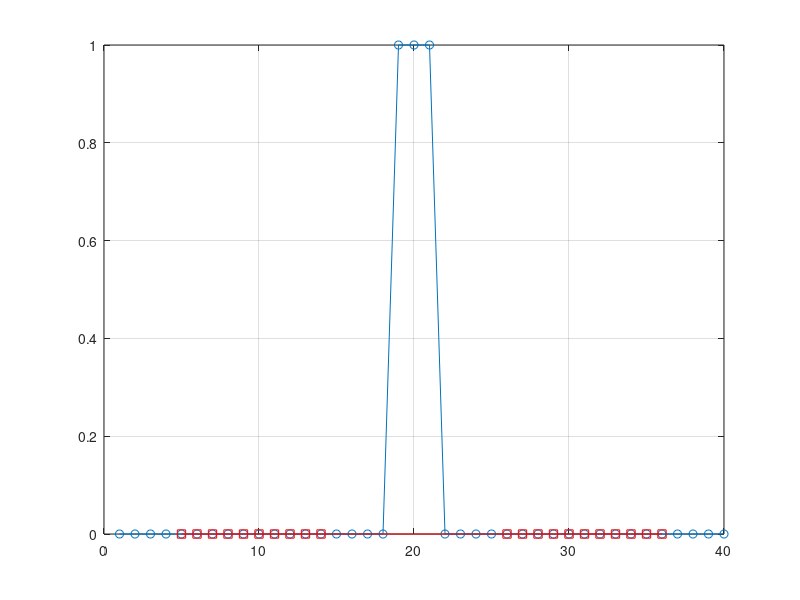
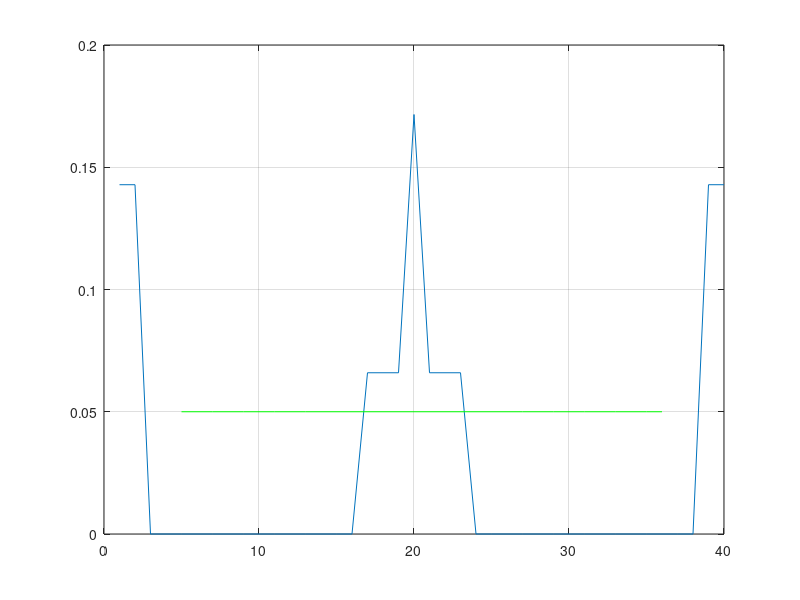

Reproduce these figures in MATLAB, in order.
%% hatfilter test generator
in = [1:40; zeros(1,40)];
in(:,19:21) = [19:21;1 1 1];
in = in';
plot(in(:,1),in(:,2),'-o'); grid on

% based on hatsmooth
crown = 5;
brim = 3;
sig = 0.05;

coord = in;
clear ratio
dp = floor(crown/2);
coordp = padarray(coord,dp,'circular');
start = dp+1;
indtoremove = cell(1,length(start:length(coord)+start-1));
for i=start:length(coord)+start-1
    allpoints = coordp(i-dp:i+dp,:);
    allvectors = diff(allpoints);
    lenallvectors = sum(sqrt(sum(allvectors.^2,2)))';
    nocrownpoints = allpoints;
    nocrownpoints(dp+1-floor(brim/2):dp+1+floor(brim/2),:) = [];
    nocrownvectors = diff(nocrownpoints);
    lennocrownvectors = sum(sqrt(sum(nocrownvectors.^2,2)))';
    ratio(i-start+1) = 1-lennocrownvectors/lenallvectors;    
end

indtoremovetest = [];
for i=1:length(ratio)
    if(ratio(i))>sig
        indtoremove{i} = (i+start-1) - floor(crown/2):(i+start-1)+floor(crown/2);
        indtoremovetest = [indtoremovetest indtoremove{i}];
    end
end

% set NaN for vertexes to remove
for i=1:length(indtoremove)
   if ~isempty(indtoremove{i})
       coordp(indtoremove{i},:) = NaN;
   end
end
% delete padding (on beginig)
coordp(1:dp,:) = [];
% and on the end
coordp = coordp(1:length(coord),:);
% find positions of NaNs (vertices to remove)
isnotnan = ~any(isnan(coordp),2);
% and remove them
coordpp = coordp(isnotnan,:);

hold on
plot(coordpp(:,1),coordpp(:,2),'-rs')
hold off
figure
plot(ratio);grid on
hold on
plot(coordpp(:,1),repmat(sig,length(coordpp),1),'-g')
hold off
unique(indtoremovetest)